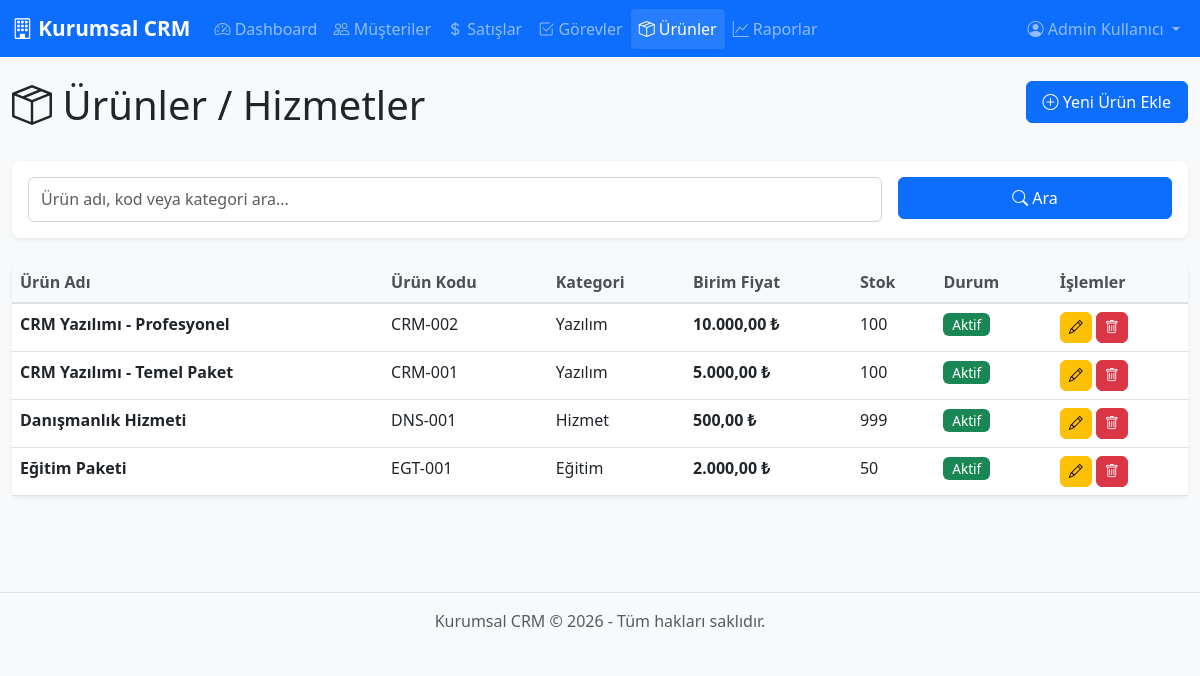
The page /products.php (signed in) on the database its author committed.
### tables this page shows
CREATE TABLE IF NOT EXISTS products (
    id INT PRIMARY KEY AUTO_INCREMENT,
    product_name VARCHAR(200) NOT NULL,
    product_code VARCHAR(50) UNIQUE,
    description TEXT,
    category VARCHAR(100),
    unit_price DECIMAL(10,2) NOT NULL DEFAULT 0.00,
    currency VARCHAR(3) DEFAULT 'TRY',
    stock_quantity INT DEFAULT 0,
    status ENUM('active', 'inactive') DEFAULT 'active',
    created_at TIMESTAMP DEFAULT CURRENT_TIMESTAMP,
    updated_at TIMESTAMP DEFAULT CURRENT_TIMESTAMP ON UPDATE CURRENT_TIMESTAMP
);

### config.php (called while the page is built, shortened)
<?php
function formatCurrency($amount, $currency = 'TRY') {
    $symbol = ($currency == 'TRY') ? '₺' : $currency;
    return number_format($amount, 2, ',', '.') . ' ' . $symbol;
}
?>

### products.php (the view, shortened to what this page needs)
<?php
require_once 'config.php';
include 'header.php';
$search = isset($_GET['search']) ? sanitize($_GET['search']) : '';
$where = "1=1";
$products = $conn->query("SELECT * FROM products WHERE $where ORDER BY product_name");
?>
<div class="row mb-4">
    <div class="col-md-6">
        <h1><i class="bi bi-box-seam"></i> Ürünler / Hizmetler</h1>
    </div>
    <div class="col-md-6 text-end">
        <a href="product_add.php" class="btn btn-primary">
            <i class="bi bi-plus-circle"></i> Yeni Ürün Ekle
        </a>
    </div>
</div>
<div class="card mb-4">
    <div class="card-body">
        <form method="GET" action="" class="row g-3">
            <div class="col-md-9">
                <input type="text" class="form-control" name="search" placeholder="Ürün adı, kod veya kategori ara..." value="<?php echo htmlspecialchars($search); ?>">
            </div>
            <div class="col-md-3">
                <button type="submit" class="btn btn-primary w-100"><i class="bi bi-search"></i> Ara</button>
            </div>
        </form>
    </div>
</div>
<div class="card">
    <div class="card-body p-0">
        <div class="table-responsive">
            <table class="table table-hover mb-0">
                <thead>
                    <tr>
                        <th>Ürün Adı</th>
                        <th>Ürün Kodu</th>
                        <th>Kategori</th>
                        <th>Birim Fiyat</th>
                        <th>Stok</th>
                        <th>Durum</th>
                        <th>İşlemler</th>
                    </tr>
                </thead>
                <tbody>
                    <?php if ($products->num_rows > 0): ?>
                        <?php while ($product = $products->fetch_assoc()): ?>
                        <tr>
                            <td><strong><?php echo htmlspecialchars($product['product_name']); ?></strong></td>
                            <td><?php echo htmlspecialchars($product['product_code'] ?? '-'); ?></td>
                            <td><?php echo htmlspecialchars($product['category'] ?? '-'); ?></td>
                            <td><strong><?php echo formatCurrency($product['unit_price'], $product['currency']); ?></strong></td>
                            <td><?php echo $product['stock_quantity']; ?></td>
                            <td>
                                <?php if ($product['status'] == 'active'): ?>
                                    <span class="badge bg-success">Aktif</span>
                                <?php else: ?>
                                    <span class="badge bg-secondary">Pasif</span>
                                <?php endif; ?>
                            </td>
                            <td>
                                <a href="product_edit.php?id=<?php echo $product['id']; ?>" class="btn btn-sm btn-warning" title="Düzenle">
                                    <i class="bi bi-pencil"></i>
                                </a>
                                <a href="product_delete.php?id=<?php echo $product['id']; ?>" class="btn btn-sm btn-danger"
                                   onclick="return confirmDelete('Bu ürünü silmek istediğinizden emin misiniz?');" title="Sil">
                                    <i class="bi bi-trash"></i>
                                </a>
                            </td>
                        </tr>
                        <?php endwhile; ?>
                    <?php endif; ?>
                </tbody>
            </table>
        </div>
    </div>
</div>
<?php include 'footer.php'; ?>

### style.css (style rules this page uses)
:root { --primary-color: #0d6efd; --secondary-color: #6c757d; --success-color: #198754; --danger-color: #dc3545; --warning-color: #ffc107; --info-color: #0dcaf0; }
body { font-family: 'Segoe UI', Tahoma, Geneva, Verdana, sans-serif; background-color: #f8f9fa; }
.card { border: none; box-shadow: 0 0.125rem 0.25rem rgba(0, 0, 0, 0.075); border-radius: 0.5rem; margin-bottom: 1.5rem; }
.table { margin-bottom: 0; }
.table thead th { border-bottom: 2px solid #dee2e6; font-weight: 600; color: #495057; background-color: #f8f9fa; }
.table tbody tr { transition: background-color 0.2s; }
.badge { padding: 0.35em 0.65em; font-weight: 500; font-size: 0.85em; }
.btn { padding: 0.5rem 1rem; border-radius: 0.375rem; font-weight: 500; transition: all 0.2s; }
.btn-sm { padding: 0.25rem 0.5rem; font-size: 0.875rem; }
.form-control, .form-select { border-radius: 0.375rem; border: 1px solid #ced4da; padding: 0.575rem 0.75rem; }

### rows shown on the page
products: product_name "CRM Yazılımı - Profesyonel", product_code "CRM-002", category "Yazılım", unit_price+currency "10.000,00 ₺", stock_quantity "100", status "Aktif"
products: product_name "CRM Yazılımı - Temel Paket", product_code "CRM-001", category "Yazılım", unit_price+currency "5.000,00 ₺", stock_quantity "100", status "Aktif"
products: product_name "Danışmanlık Hizmeti", product_code "DNS-001", category "Hizmet", unit_price+currency "500,00 ₺", stock_quantity "999", status "Aktif"
products: product_name "Eğitim Paketi", product_code "EGT-001", category "Eğitim", unit_price+currency "2.000,00 ₺", stock_quantity "50", status "Aktif"

### other values the page prints
$user['full_name'] "Admin Kullanıcı"
